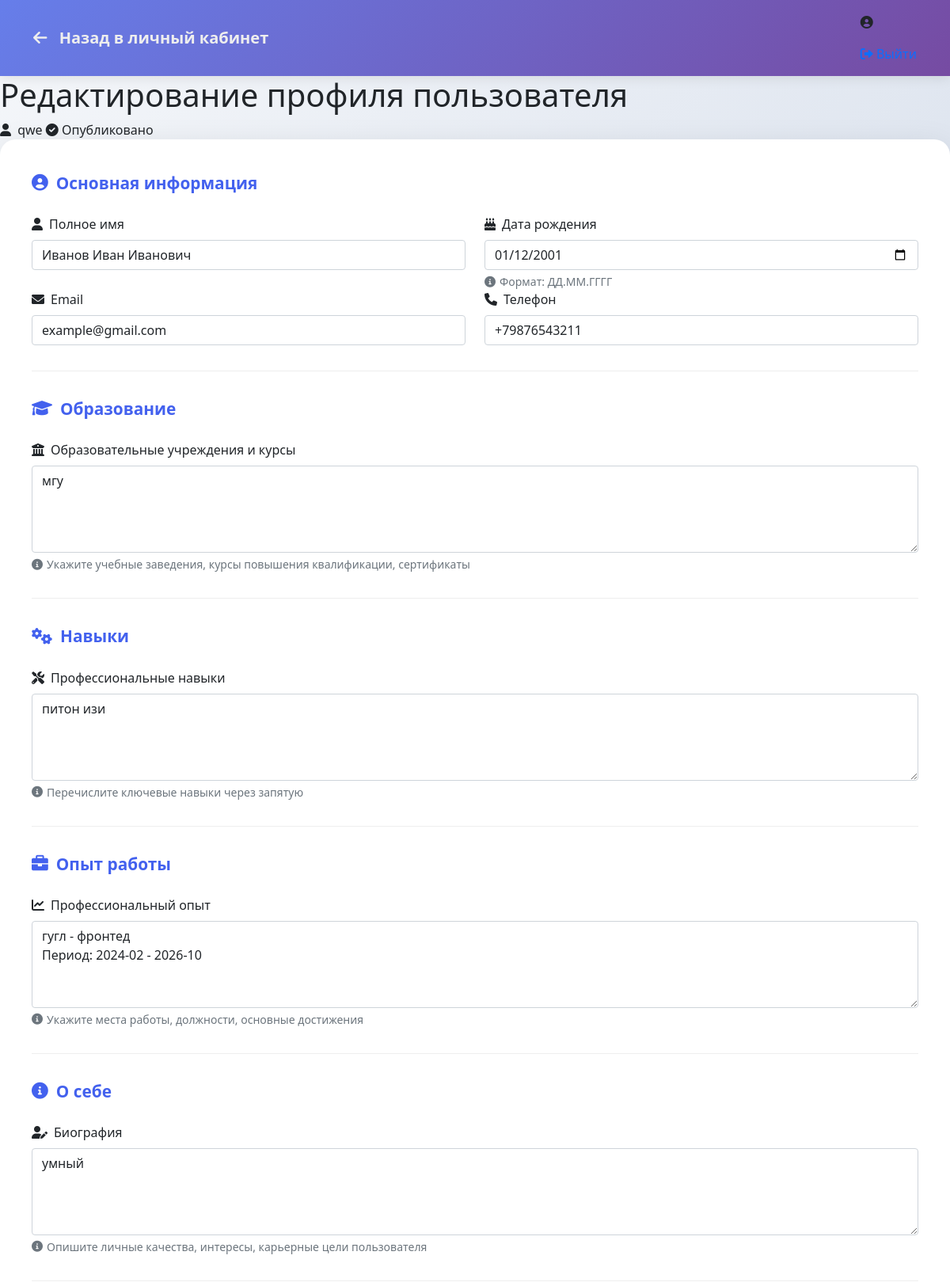
Page /admin/edit_user/10 (signed in, upper part) on the earlier database version.
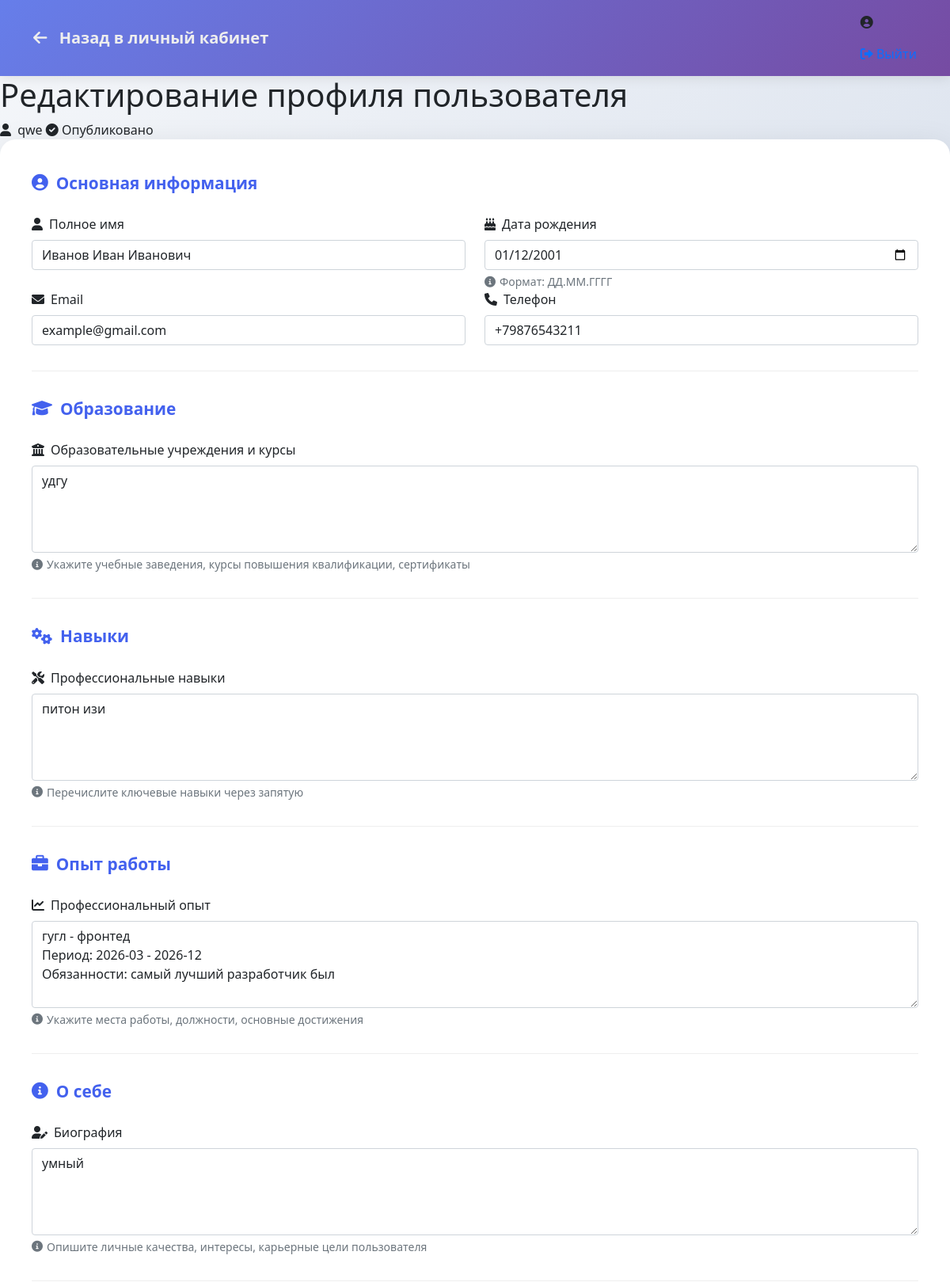
Same page on the later database version.
### tables this page shows
CREATE TABLE user_profiles (
        id INTEGER PRIMARY KEY AUTOINCREMENT,
        user_id INTEGER,
        full_name TEXT,
        birth_date TEXT,
        email TEXT,
        phone TEXT,
        bio TEXT,
        skills TEXT,
        job_position TEXT,
        salary_expectations TEXT,
        education TEXT,
        courses TEXT,
        certificates TEXT,
        github TEXT,
        linkedin TEXT,
        vk TEXT,
        telegram TEXT,
        portfolio_link TEXT,
        photo TEXT,
        experience TEXT,
        languages TEXT,
        is_completed BOOLEAN DEFAULT FALSE,
        FOREIGN KEY (user_id) REFERENCES users (id)
    );

### app.py (the view, shortened to what this page needs)
@app.route('/admin/edit_user/<int:user_id>', methods=['GET', 'POST'])
def edit_user(user_id):
    if 'username' not in session or session['username'] != 'admin':
        return redirect('/login')
    connection = get_db_connection()
    try:
        user = connection.execute('SELECT * FROM users WHERE id = ?', (user_id,)).fetchone()
        profile = connection.execute('SELECT * FROM user_profiles WHERE user_id = ?', (user_id,)).fetchone()
    except Exception as e:
        print(f"Ошибка получения данных: {e}")
        user = None
        profile = None
    finally:
        connection.close()
    if not user:
        flash('Пользователь не найден', 'error')
        return redirect('/admin')
    return render_template('edit_user.html', user=user, profile=profile)

### app.py (called while the page is built)
def get_db_connection():
    database_url = os.environ.get('DATABASE_URL')
    if database_url and database_url.startswith('postgresql://'):
        pass
    conn = sqlite3.connect('users.db')
    conn.row_factory = sqlite3.Row
    return conn

### templates/edit_user.html (shortened to what the changed rows need)
<!DOCTYPE html>
<html lang="ru">
<head>
    <link href="{{ url_for('static', filename='css/style.css') }}" rel="stylesheet">
    <link href="https://cdn.jsdelivr.net/npm/bootstrap@5.1.3/dist/css/bootstrap.min.css" rel="stylesheet">
    <link rel="stylesheet" href="https://cdnjs.cloudflare.com/ajax/libs/font-awesome/6.0.0/css/all.min.css">
</head>
<body class="form-fullpage">
    <div class="main-container">
        <div class="page-header fade-in">
            <h1>Редактирование профиля пользователя</h1>
        </div>
        <div class="form-card fade-in">
            <form method="POST" action="/admin/edit_user/{{ user.id }}">
                <div class="form-section">
                    <div class="row">
                        <div class="col-md-6">
                            <div class="form-group">
                                <label class="form-label">
                                    <i class="fas fa-user"></i>
                                    Полное имя
                                </label>
                                <input type="text"
                                       class="form-control"
                                       id="full_name"
                                       name="full_name"
                                       value="{{ profile.full_name if profile else '' }}"
                                       placeholder="Введите полное имя пользователя">
                            </div>
                        </div>
                        <div class="col-md-6">
                            <div class="form-group">
                                <label class="form-label">
                                    <i class="fas fa-birthday-cake"></i>
                                    Дата рождения
                                </label>
                                <input type="date"
                                       class="form-control"
                                       id="birth_date"
                                       name="birth_date"
                                       value="{{ profile.birth_date if profile else '' }}">
                                <div class="form-text">
                                    <i class="fas fa-info-circle"></i>
                                    Формат: ДД.ММ.ГГГГ
                                </div>
                            </div>
                        </div>
                    </div>
                    <div class="row">
                        <div class="col-md-6">
                            <div class="form-group">
                                <label class="form-label">
                                    <i class="fas fa-envelope"></i>
                                    Email
                                </label>
                                <input type="email"
                                       class="form-control"
                                       id="email"
                                       name="email"
                                       value="{{ profile.email if profile else '' }}"
                                       placeholder="example@email.com">
                            </div>
                        </div>
                        <div class="col-md-6">
                            <div class="form-group">
                                <label class="form-label">
                                    <i class="fas fa-phone"></i>
                                    Телефон
                                </label>
                                <input type="tel"
                                       class="form-control"
                                       id="phone"
                                       name="phone"
                                       value="{{ profile.phone if profile else '' }}"
                                       placeholder="+7 (XXX) XXX-XX-XX">
                            </div>
                        </div>
                    </div>
                </div>
                <div class="form-section">
                    <div class="form-group">
                        <label class="form-label">
                            <i class="fas fa-university"></i>
                            Образовательные учреждения и курсы
                        </label>
                        <textarea class="form-control"
                                  id="education"
                                  name="education"
                                  rows="4"
                                  placeholder="Опишите образование, курсы, сертификаты...">{{ profile.education if profile else '' }}</textarea>
                        <div class="form-text">
                            <i class="fas fa-info-circle"></i>
                            Укажите учебные заведения, курсы повышения квалификации, сертификаты
                        </div>
                    </div>
                </div>
                <div class="form-section">
                    <div class="form-group">
                        <label class="form-label">
                            <i class="fas fa-tools"></i>
                            Профессиональные навыки
                        </label>
                        <textarea class="form-control"
                                  id="skills"
                                  name="skills"
                                  rows="4"
                                  placeholder="Опишите профессиональные навыки, умения, технологии...">{{ profile.skills if profile else '' }}</textarea>
                        <div class="form-text">
                            <i class="fas fa-info-circle"></i>
                            Перечислите ключевые навыки через запятую
                        </div>
                    </div>
                </div>
                <div class="form-section">
                    <div class="form-group">
                        <label class="form-label">
                            <i class="fas fa-chart-line"></i>
                            Профессиональный опыт
                        </label>
                        <textarea class="form-control"
                                  id="experience"
                                  name="experience"
                                  rows="4"
                                  placeholder="Опишите профессиональный опыт, должности, проекты...">{{ profile.experience if profile else '' }}</textarea>
                        <div class="form-text">
                            <i class="fas fa-info-circle"></i>
                            Укажите места работы, должности, основные достижения
                        </div>
                    </div>
                </div>
                <div class="form-section">
                    <div class="form-group">
                        <label class="form-label">
                            <i class="fas fa-user-edit"></i>
                            Биография
                        </label>
                        <textarea class="form-control"
                                  id="bio"
                                  name="bio"
                                  rows="4"
                                  placeholder="Расскажите о пользователе, его интересах, целях, личных качествах...">{{ profile.bio if profile else '' }}</textarea>
                        <div class="form-text">
                            <i class="fas fa-info-circle"></i>
                            Опишите личные качества, интересы, карьерные цели пользователя
                        </div>
                    </div>
                </div>
            </form>
        </div>
    </div>
</body>
</html>

Differences in the rows shown:
changed user_profiles "Иванов Иван Иванович": education "мгу" → "удгу"; experience "гугл - фронтед Период: 2024-02 - 2026-10" → "гугл - фронтед Период: 2026-03 - 2026-12 Обязанности: самый лучший разработчик был"
